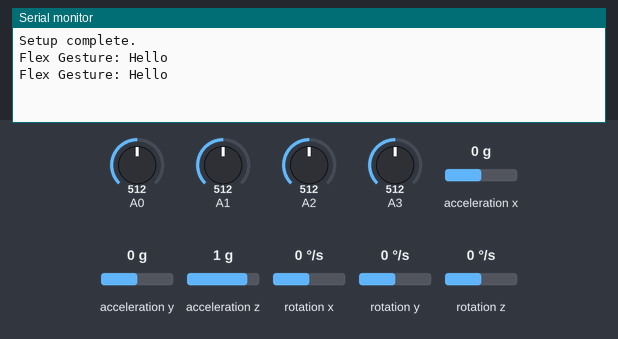
Simulated run of this sketch. Board: Arduino Uno, built with avr-gcc and run on an emulated ATmega328P. On the bench: the last lines printed to the serial monitor. The test bench sets the inputs (shaded band); at power-on: A1 = 512, A0 = 512, A2 = 512, A3 = 512, acceleration x 0 g, acceleration y 0 g, acceleration z 1 g, rotation x 0 °/s, rotation y 0 °/s, rotation z 0 °/s.

Above: at 3.9 s.
4.0 s: A1 set to 763
At 6.3 s:
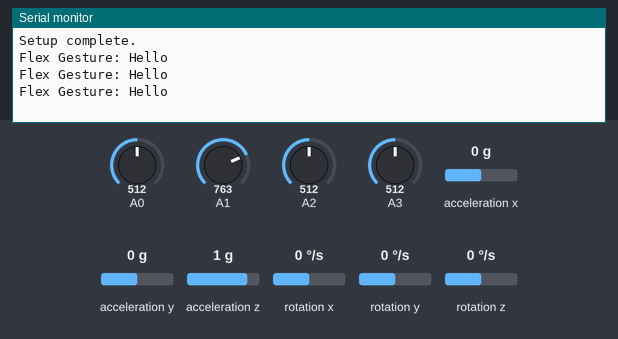
6.7 s: A1 set to 770
At 8.2 s:
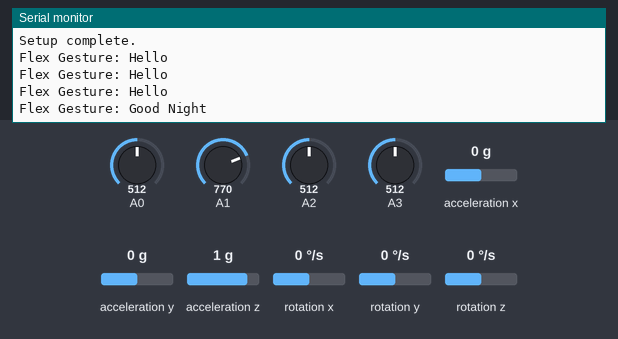
11.6 s: A0 set to 782
At 13.2 s:
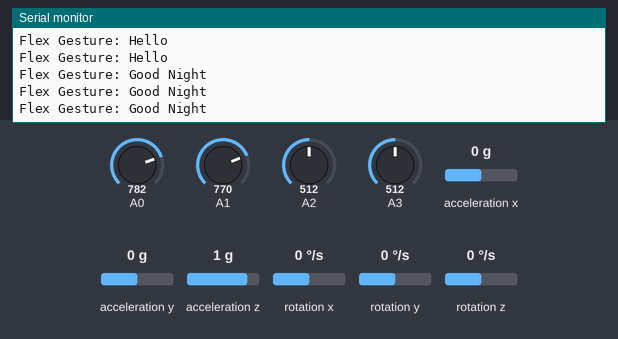
14.3 s: A0 set to 803
At 16.2 s:
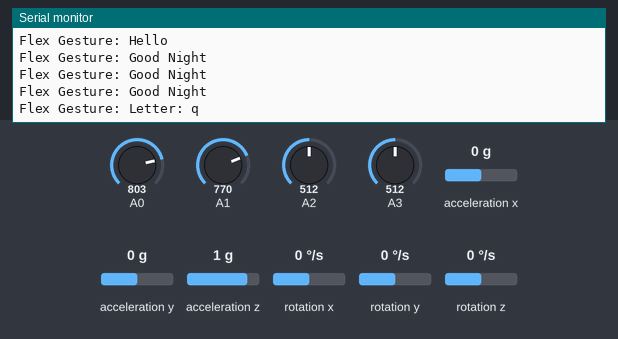

Measured:
- the behaviour switches between 769 and 770 on A1 (found by bisection; images 1 and 2)
- the behaviour switches between 789 and 790 on A0 (found by bisection; images 3 and 4)
- after the input at 6.7 s, the serial monitor: prints a new line after 0.91 s (image 2)
- after the input at 14.3 s, the serial monitor: prints a new line after 0.91 s (image 4)

The sketch:

Signcode.ino
```cpp
// #include <Wire.h>
// #include <SoftwareSerial.h>
// #include <MPU6050.h>

// SoftwareSerial bluetooth(10, 11); // RX, TX

// MPU6050 mpu;

// String mapFlexGesture(int flex1, int flex2, int flex3, int flex4) {
//   if (flex1 > 840 && flex2 > 810 && flex3 > 870 && flex4 > 815) return "Hello";
//   else if (flex1 < 810 && flex2 < 800 && flex3 > 850 && flex4 < 800) return "Yes";
//   else if (flex1 < 810 && flex2 < 770 && flex3 < 850 && flex4 < 770) return "Hello";
//   else if (flex1 > 850 && flex2 < 820 && flex3 > 870 && flex4 < 800) return "Stop";
//   else if (flex1 < 800 && flex2 < 770 && flex3 < 850 && flex4 < 770) return "Thank You";
//   else if (flex1 > 820 && flex2 > 830 && flex3 > 860 && flex4 < 810) return "Good Morning";
//   else if (flex1 < 790 && flex2 < 780 && flex3 < 810 && flex4 < 780) return "Good Night";
//   else if (flex1 > 870 && flex2 > 850 && flex3 < 800 && flex4 > 860) return "I Love You";
//   else if (flex1 < 750 && flex2 > 810 && flex3 < 830 && flex4 > 820) return "Sorry";
//   else if (flex1 > 880 && flex2 < 790 && flex3 > 860 && flex4 > 870) return "Please";
//   else if (flex1 > 830 && flex2 < 800 && flex3 > 840 && flex4 < 820) return "Help";
//   else if (flex1 < 770 && flex2 > 850 && flex3 > 870 && flex4 > 840) return "Welcome";
//   else if (flex1 > 860 && flex2 < 780 && flex3 > 850 && flex4 < 810) return "Water";
//   else if (flex1 < 780 && flex2 > 800 && flex3 < 810 && flex4 < 780) return "Food";
//   else if (flex1 > 850 && flex2 > 860 && flex3 < 780 && flex4 > 870) return "Goodbye";
//   else if (flex1 < 750 && flex2 < 760 && flex3 > 830 && flex4 > 850) return "Congratulations";
//   else {
//     const char gestures[] = "abcdefghijklmnopqrstuvwxyz";
//     int index = ((flex1 + flex2 + flex3 + flex4) / 160) % 26;
//     return "Letter: " + String(gestures[index]);
//   }
// }

// String mapMPUGesture(int ax, int ay, int az, int gx, int gy, int gz) {
//   if (ax < -12000) return "Tilt Left";
//   else if (ax > 12000) return "Tilt Right";
//   else if (ay < -12000) return "Tilt Forward";
//   else if (ay > 12000) return "Tilt Backward";
//   else if (abs(gx) > 25000 || abs(gy) > 25000 || abs(gz) > 25000) return "Shake";
//   else if (az < 1000) return "Free Fall or Drop";
//   else return "";
// }

// void setup() {
//   Serial.begin(9600);
//   bluetooth.begin(9600);

//   Wire.begin();
//   mpu.initialize();

//   if (!mpu.testConnection()) {
//     Serial.println("MPU6050 connection failed!");
//     while (1);
//   }

//   Serial.println("Setup complete.");
// }

// void loop() {
//   int flex1 = analogRead(A0);
//   int flex2 = analogRead(A1);
//   int flex3 = analogRead(A2);
//   int flex4 = analogRead(A3);

//   int16_t ax, ay, az, gx, gy, gz;
//   mpu.getMotion6(&ax, &ay, &az, &gx, &gy, &gz);

//   String flexGesture = mapFlexGesture(flex1, flex2, flex3, flex4);
//   String mpuGesture = mapMPUGesture(ax, ay, az, gx, gy, gz);

//   if (flexGesture != "") {
//     bluetooth.println("Flex Gesture: " + flexGesture);
//     Serial.println("Flex Gesture: " + flexGesture);
//   }

//   if (mpuGesture != "") {
//     bluetooth.println("MPU Gesture: " + mpuGesture);
//     Serial.println("MPU Gesture: " + mpuGesture);
//   }

//   delay(1000);
// }

#include <Wire.h>
#include <SoftwareSerial.h>
#include <MPU6050.h>

SoftwareSerial bluetooth(10, 11); // RX, TX

MPU6050 mpu;

String lastMPUGesture = "";

int16_t prev_ax = 0, prev_ay = 0, prev_az = 0;
int16_t prev_gx = 0, prev_gy = 0, prev_gz = 0;

const int MPU_THRESHOLD = 3000;  // Adjust for sensitivity
//Values are chosen based on the analysis of actuall datasets and not random .
String mapFlexGesture(int flex1, int flex2, int flex3, int flex4) {
  if (flex1 > 840 && flex2 > 810 && flex3 > 870 && flex4 > 815) return "Hello";
  else if (flex1 < 810 && flex2 < 800 && flex3 > 850 && flex4 < 800) return "Yes";
  else if (flex1 < 810 && flex2 < 770 && flex3 < 850 && flex4 < 770) return "Hello";
  else if (flex1 > 850 && flex2 < 820 && flex3 > 870 && flex4 < 800) return "Stop";
  else if (flex1 < 800 && flex2 < 770 && flex3 < 850 && flex4 < 770) return "Thank You";
  else if (flex1 > 820 && flex2 > 830 && flex3 > 860 && flex4 < 810) return "Good Morning";
  else if (flex1 < 790 && flex2 < 780 && flex3 < 810 && flex4 < 780) return "Good Night";
  else if (flex1 > 870 && flex2 > 850 && flex3 < 800 && flex4 > 860) return "I Love You";
  else if (flex1 < 750 && flex2 > 810 && flex3 < 830 && flex4 > 820) return "Sorry";
  else if (flex1 > 880 && flex2 < 790 && flex3 > 860 && flex4 > 870) return "Please";
  else if (flex1 > 830 && flex2 < 800 && flex3 > 840 && flex4 < 820) return "Help";
  else if (flex1 < 770 && flex2 > 850 && flex3 > 870 && flex4 > 840) return "Welcome";
  else if (flex1 > 860 && flex2 < 780 && flex3 > 850 && flex4 < 810) return "Water";
  else if (flex1 < 780 && flex2 > 800 && flex3 < 810 && flex4 < 780) return "Food";
  else if (flex1 > 850 && flex2 > 860 && flex3 < 780 && flex4 > 870) return "Goodbye";
  else if (flex1 < 750 && flex2 < 760 && flex3 > 830 && flex4 > 850) return "Congratulations";
  else {
    const char gestures[] = "abcdefghijklmnopqrstuvwxyz";
    int index = ((flex1 + flex2 + flex3 + flex4) / 160) % 26;
    return "Letter: " + String(gestures[index]);
  }
}

String mapMPUGesture(int ax, int ay, int az, int gx, int gy, int gz) {
  if (ax < -12000) return "Tilt Left";
  else if (ax > 12000) return "Tilt Right";
  else if (ay < -12000) return "Tilt Forward";
  else if (ay > 12000) return "Tilt Backward";
  else if (abs(gx) > 25000 || abs(gy) > 25000 || abs(gz) > 25000) return "Shake";
  else if (az < 1000) return "Free Fall or Drop";
  else return "";
}

bool hasSignificantMPUChange(int16_t ax, int16_t ay, int16_t az, int16_t gx, int16_t gy, int16_t gz) {
  return (abs(ax - prev_ax) > MPU_THRESHOLD ||
          abs(ay - prev_ay) > MPU_THRESHOLD ||
          abs(az - prev_az) > MPU_THRESHOLD ||
          abs(gx - prev_gx) > MPU_THRESHOLD ||
          abs(gy - prev_gy) > MPU_THRESHOLD ||
          abs(gz - prev_gz) > MPU_THRESHOLD);
}

void setup() {
  Serial.begin(9600);
  bluetooth.begin(9600);

  Wire.begin();
  mpu.initialize();

  if (!mpu.testConnection()) {
    Serial.println("MPU6050 connection failed!");
    while (1);
  }

  Serial.println("Setup complete.");
}

void loop() {
  int flex1 = analogRead(A0);
  int flex2 = analogRead(A1);
  int flex3 = analogRead(A2);
  int flex4 = analogRead(A3);

  int16_t ax, ay, az, gx, gy, gz;
  mpu.getMotion6(&ax, &ay, &az, &gx, &gy, &gz);

  String flexGesture = mapFlexGesture(flex1, flex2, flex3, flex4);
  String mpuGesture = "";

  if (hasSignificantMPUChange(ax, ay, az, gx, gy, gz)) {
    mpuGesture = mapMPUGesture(ax, ay, az, gx, gy, gz);
    if (mpuGesture != "" && mpuGesture != lastMPUGesture) {
      bluetooth.println("MPU Gesture: " + mpuGesture);
      Serial.println("MPU Gesture: " + mpuGesture);
      lastMPUGesture = mpuGesture;
    }
  }

  prev_ax = ax;
  prev_ay = ay;
  prev_az = az;
  prev_gx = gx;
  prev_gy = gy;
  prev_gz = gz;

  if (flexGesture != "") {
    bluetooth.println("Flex Gesture: " + flexGesture);
    Serial.println("Flex Gesture: " + flexGesture);
  }

  delay(2500); // Reduced for faster updates but still readable
}
```
